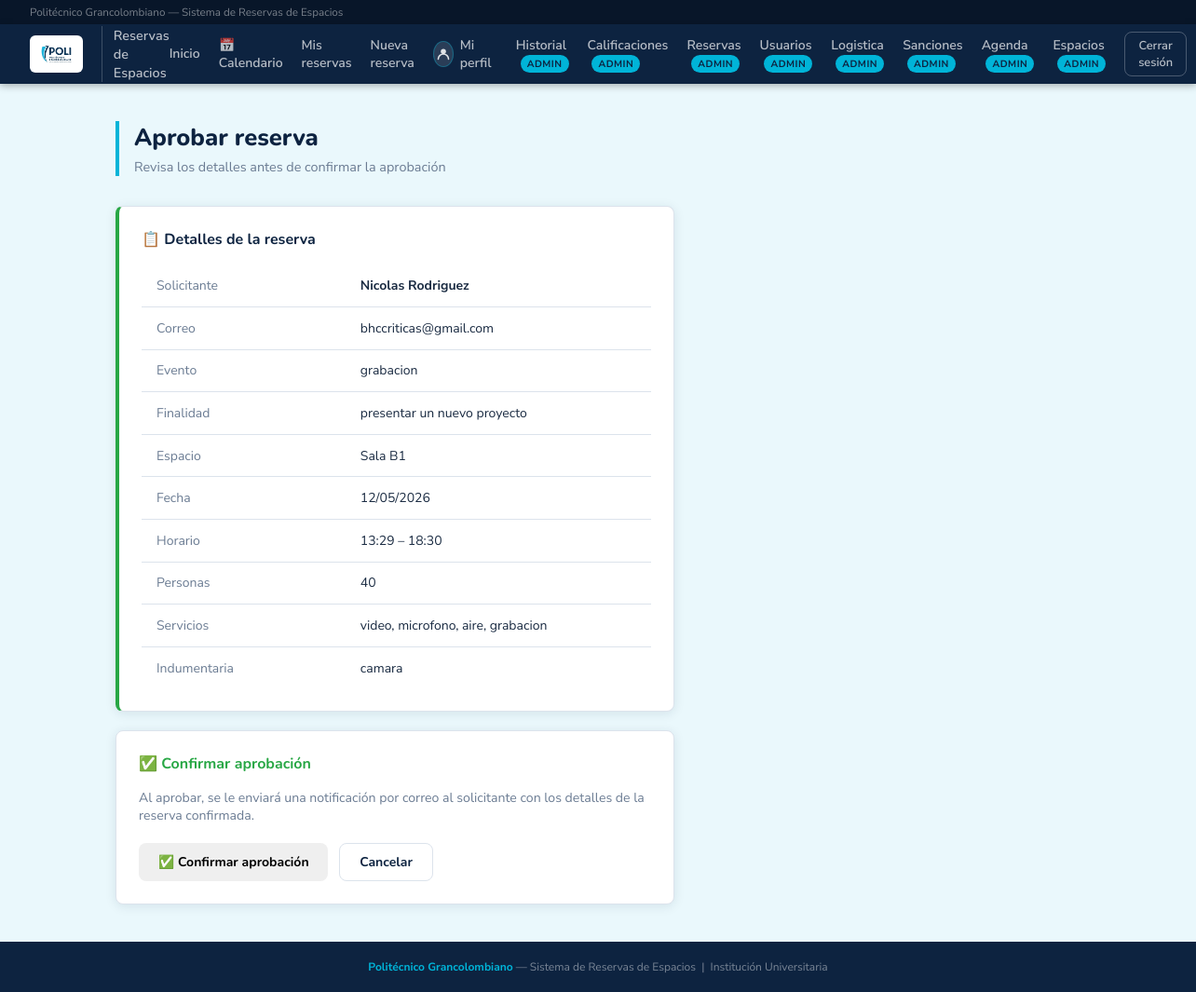
/admin/reservas/1/aprobar (signed in), run on the app's committed database.
### database.py (models this page shows, shortened)
class Usuario(Base):
    __tablename__ = "usuario"
    id         = Column(Integer, primary_key=True, autoincrement=True)
    nombre     = Column(String, nullable=False)
    correo     = Column(String, nullable=False, unique=True)
    contrasena = Column(String, nullable=False)
    rol        = Column(String, nullable=False)  # 'docente' | 'administrativo' | 'externa' | 'admin' | 'logistica'
    activo  = Column(Boolean, default=True, nullable=False)   # False = cuenta desactivada
    strikes = Column(Integer, default=0,    nullable=False)   # Reportes asignados por el admin
    cod_docente  = Column(String,  nullable=True)
    departamento = Column(String,  nullable=True)
    dependencia = Column(String, nullable=True)
    empresa  = Column(String, nullable=True)
    telefono = Column(String, nullable=True)
    reservas = relationship("Reserva", back_populates="usuario", foreign_keys="Reserva.usuario_id")
    reservas_logistica = relationship(
        "Reserva",
        foreign_keys="Reserva.logistica_id",
        back_populates="logistica",
    )
    sanciones_recibidas = relationship(
        "Sancion",
        foreign_keys="Sancion.usuario_id",
        back_populates="usuario",
    )
    sanciones_aplicadas = relationship(
        "Sancion",
        foreign_keys="Sancion.admin_id",
        back_populates="admin",
    )
    __mapper_args__ = {
        "polymorphic_on": rol,
        "polymorphic_identity": "usuario",
    }

class PersonaExterna(Usuario):
    __mapper_args__ = {"polymorphic_identity": "externa"}

class Reserva(Base):
    __tablename__ = "reserva"
    id            = Column(Integer, primary_key=True, autoincrement=True)
    cant_personas = Column(Integer, nullable=False)
    tipo_evento   = Column(String,  nullable=False)
    finalidad     = Column(String,  nullable=True)
    indumentaria          = Column(String, nullable=True)
    servicios_adicionales = Column(String, nullable=True)  # RF-11: sonido, video, sillas, etc.
    justificacion_rechazo = Column(String, nullable=True)  # Razón del rechazo (obligatoria al rechazar)
    fecha        = Column(Date,     nullable=False)
    hora_inicio  = Column(Time,     nullable=False)
    hora_fin     = Column(Time,     nullable=False)
    estado       = Column(String,   nullable=False, default="pendiente")
    usuario_id   = Column(Integer, ForeignKey("usuario.id"), nullable=False)
    logistica_id = Column(Integer, ForeignKey("usuario.id"), nullable=True)
    usuario            = relationship("Usuario",               foreign_keys=[usuario_id], back_populates="reservas")
    logistica          = relationship("Usuario",               foreign_keys=[logistica_id], back_populates="reservas_logistica")
    espacios           = relationship("Espacio",               secondary=reserva_espacio, back_populates="reservas")
    calificacion       = relationship("Calificacion",          back_populates="reserva", uselist=False)
    personas_externas  = relationship("PersonaExternaReserva", back_populates="reserva",
                                      cascade="all, delete-orphan")
    sanciones          = relationship("Sancion", back_populates="reserva")

class Espacio(Base):
    __tablename__ = "espacio"
    id        = Column(Integer, primary_key=True, autoincrement=True)
    nombre    = Column(String,  nullable=False)
    capacidad = Column(Integer, nullable=False)
    costo_externo = Column(Numeric(12, 2), nullable=True)
    reservas  = relationship("Reserva", secondary=reserva_espacio, back_populates="espacios")

### app.py (the view, shortened to what this page needs)
@app.route("/admin/reservas/<int:rid>/aprobar", methods=["GET", "POST"])
@requiere_login
@requiere_admin
def admin_aprobar_reserva(rid):
    from database import Reserva
    u       = usuario_logueado()
    reserva = db.get(Reserva, rid)
    if not reserva:
        flash("Reserva no encontrada.", "danger")
        return redirect(url_for("admin_reservas"))
    return render_template("admin_aprobar_reserva.html", usuario=u, reserva=reserva)

### app.py (called while the page is built)
@app.after_request
def add_header(response):
    response.headers["Cache-Control"] = "no-cache, no-store, must-revalidate"
    response.headers["Pragma"] = "no-cache"
    response.headers["Expires"] = "0"
    return response

@app.teardown_appcontext
def shutdown_session(exception=None):
    DBSession.remove()

@app.after_request
def agregar_headers_no_cache(response):
    response.headers["Cache-Control"] = "no-store, no-cache, must-revalidate, max-age=0, post-check=0, pre-check=0"
    response.headers["Pragma"] = "no-cache"
    response.headers["Expires"] = "-1"
    return response

@app.before_request
def limpiar_sesion_al_iniciar():
    if not app.config.get("SESION_LIMPIADA"):
        session.clear()
        app.config["SESION_LIMPIADA"] = True
        _cargar_espacios_predefinidos()

def usuario_logueado():
    uid = session.get("usuario_id")
    if uid:
        return db.get(Usuario, uid)
    return None

def requiere_login(f):
    from functools import wraps
    @wraps(f)
    def wrapper(*args, **kwargs):
        u = usuario_logueado()
        if not u:
            flash("Debes iniciar sesión primero.", "warning")
            return redirect(url_for("login"))
        if not u.activo:
            session.clear()
            flash("Tu cuenta ha sido desactivada. Contacta al administrador.", "danger")
            return redirect(url_for("login"))
        return f(*args, **kwargs)
    return wrapper

def requiere_admin(f):
    from functools import wraps
    @wraps(f)
    def wrapper(*args, **kwargs):
        u = usuario_logueado()
        if not u or u.rol != "admin":
            flash("No tienes permiso para acceder a esa página.", "danger")
            return redirect(url_for("dashboard"))
        return f(*args, **kwargs)
    return wrapper

@app.before_request
def limitar_personal_logistica():
    endpoint = request.endpoint
    if not endpoint or endpoint in {"static", "index", "login", "logout", "logistica_panel", "ver_reserva"}:
        return None
    u = usuario_logueado()
    if u and u.rol == "logistica":
        flash("El personal de logistica solo puede consultar sus reservas asignadas.", "warning")
        return redirect(url_for("logistica_panel"))
    return None

### templates/admin_aprobar_reserva.html (shortened to what this page needs)
{% extends "base.html" %}
{% block content %}
<div class="page-header">
  <h1>Aprobar reserva</h1>
  <p>Revisa los detalles antes de confirmar la aprobación</p>
</div>
<div style="max-width:600px;">
  <div class="card" style="margin-bottom:1.25rem; border-left:4px solid var(--success);">
    <div class="card-title">📋 Detalles de la reserva</div>
    <table>
      <tr><td style="color:var(--muted); width:40%;">Solicitante</td><td><strong>{{ reserva.usuario.nombre }}</strong></td></tr>
      <tr><td style="color:var(--muted);">Correo</td><td>{{ reserva.usuario.correo }}</td></tr>
      <tr><td style="color:var(--muted);">Evento</td><td>{{ reserva.tipo_evento }}</td></tr>
      <tr><td style="color:var(--muted);">Finalidad</td><td>{{ reserva.finalidad }}</td></tr>
      <tr><td style="color:var(--muted);">Espacio</td><td>{% for e in reserva.espacios %}{{ e.nombre }}{% endfor %}</td></tr>
      <tr><td style="color:var(--muted);">Fecha</td><td>{{ reserva.fecha.strftime('%d/%m/%Y') }}</td></tr>
      <tr><td style="color:var(--muted);">Horario</td><td>{{ reserva.hora_inicio.strftime('%H:%M') }} – {{ reserva.hora_fin.strftime('%H:%M') }}</td></tr>
      <tr><td style="color:var(--muted);">Personas</td><td>{{ reserva.cant_personas }}</td></tr>
      {% if reserva.servicios_adicionales %}
      <tr><td style="color:var(--muted);">Servicios</td><td>{{ reserva.servicios_adicionales }}</td></tr>
      {% endif %}
      {% if reserva.indumentaria %}
      <tr><td style="color:var(--muted);">Indumentaria</td><td>{{ reserva.indumentaria }}</td></tr>
      {% endif %}
    </table>
  </div>
  <div class="card">
    <div class="card-title" style="color:var(--success);">✅ Confirmar aprobación</div>
    <p style="font-size:.88rem; color:var(--muted); margin-bottom:1.25rem;">
      Al aprobar, se le enviará una notificación por correo al solicitante con los detalles de la reserva confirmada.
    </p>
    <form method="POST">
      <div style="display:flex; gap:.75rem;">
        <button type="submit" class="btn btn-success">✅ Confirmar aprobación</button>
        <a href="{{ url_for('admin_reservas') }}" class="btn btn-secondary">Cancelar</a>
      </div>
    </form>
  </div>
</div>
{% endblock %}

### templates/base.html (style rules this page uses)
:root { --navy: #0d2340; --navy-dark: #081629; --navy-mid: #123060; --cyan: #00b4d8; --cyan-dark: #0096b4; --cyan-light:#e0f7fc; --white: #ffffff; --gray-bg: #eaf8fc; --border: #dce3ec; --text: #1a2b42; --muted: #6b7c93; --success: #28a745; --danger: #dc3545; --warning: #e6a817; --radius: 8px; --shadow: 0 2px 12px rgba(13,35,64,.10); }
*, *::before, *::after { box-sizing: border-box; margin: 0; padding: 0; }
body { font-family: 'Nunito Sans', sans-serif; background: var(--gray-bg); color: var(--text); min-height: 100vh; display: flex; flex-direction: column; }
a { color: var(--cyan-dark); text-decoration: none; }
.page-header { margin-bottom: 2rem; border-left: 4px solid var(--cyan); padding-left: 1rem; }
.page-header h1 { font-size: 1.6rem; font-weight: 800; font-family: 'Nunito', sans-serif; color: var(--navy); }
.page-header p { color: var(--muted); font-size: .9rem; margin-top: .3rem; }
.card { background: var(--white); border: 1px solid var(--border); border-radius: var(--radius); padding: 1.5rem; box-shadow: var(--shadow); }
.card-title { font-size: 1rem; font-weight: 700; font-family: 'Nunito', sans-serif; color: var(--navy); margin-bottom: 1rem; display: flex; align-items: center; gap: .5rem; }
.btn { display: inline-flex; align-items: center; gap: .4rem; padding: .6rem 1.3rem; border-radius: var(--radius); font-family: 'Nunito', sans-serif; font-size: .875rem; font-weight: 700; cursor: pointer; border: none; transition: all .18s; }
.btn-secondary { background: var(--white); color: var(--navy); border: 1.5px solid var(--border); }
table { width: 100%; border-collapse: collapse; font-size: .875rem; }
td { padding: .8rem 1rem; border-bottom: 1px solid var(--border); }
tr:last-child td { border-bottom: none; }

### data on the page
PersonaExterna: usuario.nombre "Nicolas Rodriguez", usuario.correo "bhccriticas@gmail.com"
Reserva: tipo_evento "grabacion", finalidad "presentar un nuevo proyecto", fecha "12/05/2026", hora_inicio "13:29", hora_fin "18:30", cant_personas "40", servicios_adicionales "video, microfono, aire, grabacion", indumentaria "camara"
Espacio: nombre "Sala B1"
